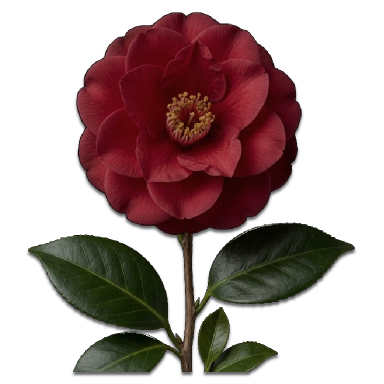
#> input picture flower-camellia.png, 384 x 384 px, given in place of flowers-red-src.jpg, which was not available
$ python make_rose.py
#> lines starting #> are read from the running program, lines starting #| are printed output that depends on the picture; pictures that were not available may be replaced by others from this repository, and a replacement may not be noted
# 從九宮格裡取第 9 朵玫瑰，去黑底，做出紅、藍、黑三種顏色的透明 PNG。
# 用法：python3 -I tools/make_rose.py（在 couple-garden 資料夾執行）
import colorsys
import numpy as np
from PIL import Image, ImageFilter

src = Image.open("flowers-red-src.jpg").convert("RGB")
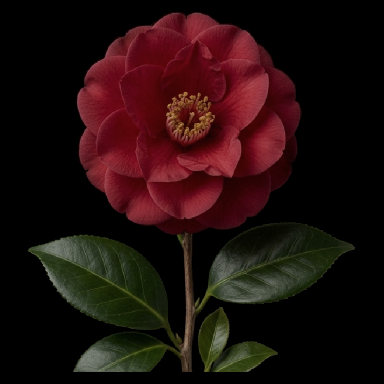
#> src: PIL image 384x384 RGB; mean R, G, B 33, 14.2, 12.5
W, H = src.size
#> W = 384; H = 384
cell = src.crop((int(W * 2 / 3), int(H * 2 / 3), W, H))
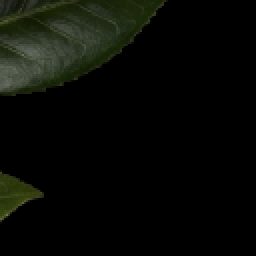
#> cell: PIL image 128x128 RGB (shown 2 times larger); mean R, G, B 8.2, 9.9, 5.8
a = np.asarray(cell).astype(np.float32)
lum = a.max(axis=2)
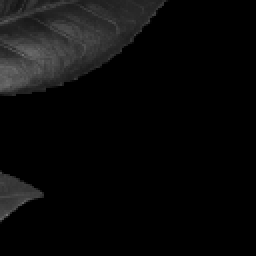
#> lum: shape (128, 128) float32 (shown 2 times larger); min 0, max 115, mean 9.9
alpha = np.clip((np.asarray(Image.fromarray(lum.astype(np.uint8)).filter(ImageFilter.GaussianBlur(1.2))).astype(np.float32) - 18) / 40, 0, 1)
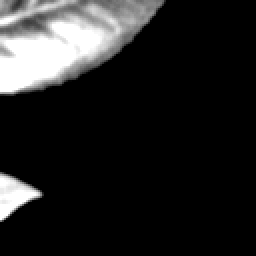
#> alpha: shape (128, 128) float32 (shown 2 times larger); min 0, max 1, mean 0.139
box = Image.fromarray((alpha > 0.3).astype(np.uint8) * 255).getbbox()
#> box = (0, 0, 82, 111)
pad = 6
box = (box[0] - pad, box[1] - pad, box[2] + pad, box[3] + pad)
#> box = (-6, -6, 88, 117)
a = a[box[1]:box[3], box[0]:box[2]]; alpha = alpha[box[1]:box[3], box[0]:box[2]]
#> after `a = a[box[1]:box[3], box[0]:box[2]]`: a = empty array
#> after `alpha = alpha[box[1]:box[3], box[0]:box[2]]`: alpha = empty array
# 邊緣混到黑底的顏色拉回來（除以 alpha），疊在苔蘚上才不會有黑邊
rgb = np.clip(a / np.maximum(alpha[..., None], 0.35), 0, 255)
#> rgb = empty array

def save(name, rgb2, extra=None):
    out = np.dstack([np.clip(rgb2, 0, 255), alpha * 255]).astype(np.uint8)
    im = Image.fromarray(out, "RGBA")
    h = 360; im = im.resize((round(im.width * h / im.height), h), Image.LANCZOS)
    im.save(name, optimize=True); print(name, im.size)

# 花瓣 = 偏紅的像素；葉子、莖保持綠色
hsv = np.array([colorsys.rgb_to_hsv(*p) for p in (rgb.reshape(-1, 3) / 255)]).reshape(rgb.shape)
#> hsv = empty array
hue, sat, val = hsv[..., 0], hsv[..., 1], hsv[..., 2]
#> hue = empty array; sat = empty array; val = empty array
petal = ((hue < 0.08) | (hue > 0.85)) & (sat > 0.35)
#> petal = empty array
pm = np.asarray(Image.fromarray((petal * 255).astype(np.uint8)).filter(ImageFilter.GaussianBlur(1))).astype(np.float32)[..., None] / 255
#> pm = empty array

save("rose-red.png", rgb)
#> (the run stopped early here; a loop or call above may not have finished)

$ run again, on flower-daisy.png
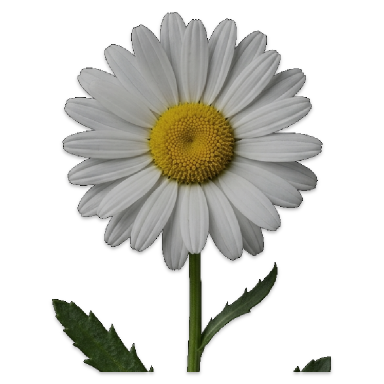
#> input picture flower-daisy.png, 384 x 384 px, given in place of flowers-red-src.jpg, which was not available
#> `src = Image.open("flowers-red-src.jpg").convert("RGB")`:
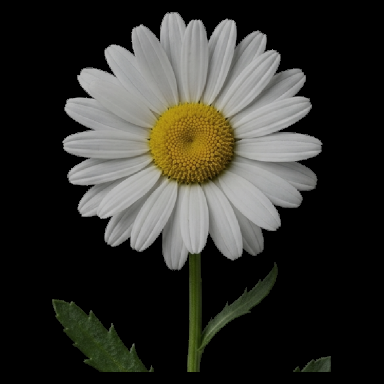
#> src: PIL image 384x384 RGB; mean R, G, B 49.6, 49.2, 43.9
#> `alpha = np.clip((np.asarray(Image.fromarray(lum.astype(np.uint8)).filt..`:
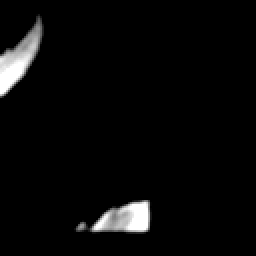
#> alpha: shape (128, 128) float32 (shown 2 times larger); min 0, max 1, mean 0.0355
#> `box = Image.fromarray((alpha > 0.3).astype(np.uint8) * 255).getbbox()`: box = (0, 9, 75, 116)
#> `box = (box[0] - pad, box[1] - pad, box[2] + pad, box[3] + pad)`: box = (-6, 3, 81, 122)
#> `a = a[box[1]:box[3], box[0]:box[2]]`: a = empty array
